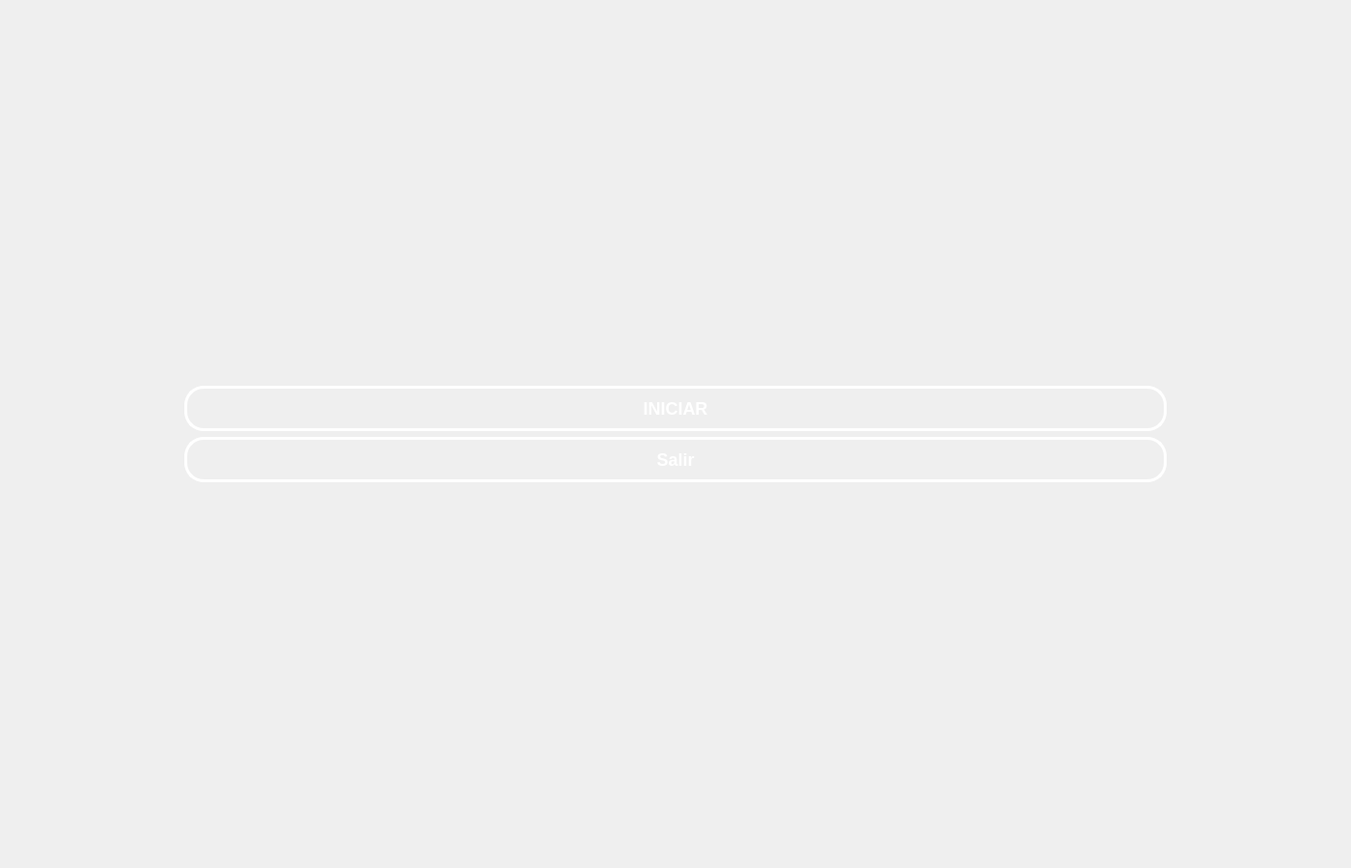
<?xml version="1.0" encoding="UTF-8"?>
<ui version="4.0">
 <class>PantallaInicio</class>
 <widget class="QWidget" name="PantallaInicio">
  <property name="geometry">
   <rect>
    <x>0</x>
    <y>0</y>
    <width>1400</width>
    <height>900</height>
   </rect>
  </property>
  <property name="windowTitle">
   <string>Form</string>
  </property>
  <layout class="QHBoxLayout" name="horizontalLayout">
   <item>
    <spacer name="verticalSpacer_5">
     <property name="orientation">
      <enum>Qt::Orientation::Vertical</enum>
     </property>
     <property name="sizeHint" stdset="0">
      <size>
       <width>20</width>
       <height>40</height>
      </size>
     </property>
    </spacer>
   </item>
   <item>
    <spacer name="verticalSpacer_9">
     <property name="orientation">
      <enum>Qt::Orientation::Vertical</enum>
     </property>
     <property name="sizeHint" stdset="0">
      <size>
       <width>20</width>
       <height>40</height>
      </size>
     </property>
    </spacer>
   </item>
   <item>
    <spacer name="verticalSpacer_4">
     <property name="orientation">
      <enum>Qt::Orientation::Vertical</enum>
     </property>
     <property name="sizeHint" stdset="0">
      <size>
       <width>20</width>
       <height>40</height>
      </size>
     </property>
    </spacer>
   </item>
   <item>
    <spacer name="verticalSpacer_13">
     <property name="orientation">
      <enum>Qt::Orientation::Vertical</enum>
     </property>
     <property name="sizeHint" stdset="0">
      <size>
       <width>20</width>
       <height>40</height>
      </size>
     </property>
    </spacer>
   </item>
   <item>
    <spacer name="verticalSpacer_19">
     <property name="orientation">
      <enum>Qt::Orientation::Vertical</enum>
     </property>
     <property name="sizeHint" stdset="0">
      <size>
       <width>20</width>
       <height>40</height>
      </size>
     </property>
    </spacer>
   </item>
   <item>
    <spacer name="verticalSpacer_21">
     <property name="orientation">
      <enum>Qt::Orientation::Vertical</enum>
     </property>
     <property name="sizeHint" stdset="0">
      <size>
       <width>20</width>
       <height>40</height>
      </size>
     </property>
    </spacer>
   </item>
   <item>
    <spacer name="verticalSpacer_12">
     <property name="orientation">
      <enum>Qt::Orientation::Vertical</enum>
     </property>
     <property name="sizeHint" stdset="0">
      <size>
       <width>20</width>
       <height>40</height>
      </size>
     </property>
    </spacer>
   </item>
   <item>
    <spacer name="verticalSpacer">
     <property name="orientation">
      <enum>Qt::Orientation::Vertical</enum>
     </property>
     <property name="sizeHint" stdset="0">
      <size>
       <width>20</width>
       <height>40</height>
      </size>
     </property>
    </spacer>
   </item>
   <item>
    <spacer name="verticalSpacer_3">
     <property name="orientation">
      <enum>Qt::Orientation::Vertical</enum>
     </property>
     <property name="sizeHint" stdset="0">
      <size>
       <width>20</width>
       <height>40</height>
      </size>
     </property>
    </spacer>
   </item>
   <item>
    <layout class="QVBoxLayout" name="verticalLayout">
     <item>
      <spacer name="verticalSpacer_15">
       <property name="orientation">
        <enum>Qt::Orientation::Vertical</enum>
       </property>
       <property name="sizeHint" stdset="0">
        <size>
         <width>20</width>
         <height>40</height>
        </size>
       </property>
      </spacer>
     </item>
     <item>
      <spacer name="verticalSpacer_16">
       <property name="orientation">
        <enum>Qt::Orientation::Vertical</enum>
       </property>
       <property name="sizeHint" stdset="0">
        <size>
         <width>20</width>
         <height>40</height>
        </size>
       </property>
      </spacer>
     </item>
     <item>
      <widget class="QPushButton" name="pushButton">
       <property name="styleSheet">
        <string notr="true">QPushButton {
    background-color: qlineargradient(spread:pad, x1:0, y1:0, x2:1, y2:1, 
                        stop:0 rgb(87, 227, 137), 
                        stop:1 rgba(155, 89, 182, 255));
    
    border: 3px solid white;
    border-radius: 20px;
    
    color: white;
    font-family: &quot;Arial Black&quot;, Gadget, sans-serif;
    font-size: 18px;
    font-weight: bold;
    text-transform: uppercase;
    
    padding: 10px 25px;
}


QPushButton:hover {
    background-color: qlineargradient(spread:pad, x1:0, y1:0, x2:1, y2:1, 
                        stop:0 rgba(41, 128, 185, 255), 
                        stop:1 rgba(142, 68, 173, 255));
    border-color: #f1c40f;
}


QPushButton:pressed {
    background-color: #2c3e50;
    padding-top: 12px;
    padding-left: 27px;
}</string>
       </property>
       <property name="text">
        <string>INICIAR</string>
       </property>
      </widget>
     </item>
     <item>
      <layout class="QVBoxLayout" name="verticalLayout_2"/>
     </item>
     <item>
      <widget class="QPushButton" name="pushButton_2">
       <property name="styleSheet">
        <string notr="true">QPushButton {
    background-color: qlineargradient(spread:pad, x1:0, y1:0, x2:1, y2:1, 
                        stop:0 rgb(246, 97, 81), 
                        stop:1 rgba(155, 89, 182, 255));
    
    border: 3px solid white;
    border-radius: 20px;
    
    color: white;
    font-family: &quot;Arial Black&quot;, Gadget, sans-serif;
    font-size: 18px;
    font-weight: bold;
    text-transform: uppercase;
    
    padding: 10px 25px;
}


QPushButton:hover {
    background-color: qlineargradient(spread:pad, x1:0, y1:0, x2:1, y2:1, 
                        stop:0 rgba(41, 128, 185, 255), 
                        stop:1 rgba(142, 68, 173, 255));
    border-color: #f1c40f;
}


QPushButton:pressed {
    background-color: #2c3e50;
    padding-top: 12px;
    padding-left: 27px;
}</string>
       </property>
       <property name="text">
        <string>Salir</string>
       </property>
      </widget>
     </item>
     <item>
      <spacer name="verticalSpacer_18">
       <property name="orientation">
        <enum>Qt::Orientation::Vertical</enum>
       </property>
       <property name="sizeHint" stdset="0">
        <size>
         <width>20</width>
         <height>40</height>
        </size>
       </property>
      </spacer>
     </item>
     <item>
      <spacer name="verticalSpacer_17">
       <property name="orientation">
        <enum>Qt::Orientation::Vertical</enum>
       </property>
       <property name="sizeHint" stdset="0">
        <size>
         <width>20</width>
         <height>40</height>
        </size>
       </property>
      </spacer>
     </item>
    </layout>
   </item>
   <item>
    <spacer name="verticalSpacer_14">
     <property name="orientation">
      <enum>Qt::Orientation::Vertical</enum>
     </property>
     <property name="sizeHint" stdset="0">
      <size>
       <width>20</width>
       <height>40</height>
      </size>
     </property>
    </spacer>
   </item>
   <item>
    <spacer name="verticalSpacer_8">
     <property name="orientation">
      <enum>Qt::Orientation::Vertical</enum>
     </property>
     <property name="sizeHint" stdset="0">
      <size>
       <width>20</width>
       <height>40</height>
      </size>
     </property>
    </spacer>
   </item>
   <item>
    <spacer name="verticalSpacer_22">
     <property name="orientation">
      <enum>Qt::Orientation::Vertical</enum>
     </property>
     <property name="sizeHint" stdset="0">
      <size>
       <width>20</width>
       <height>40</height>
      </size>
     </property>
    </spacer>
   </item>
   <item>
    <spacer name="verticalSpacer_11">
     <property name="orientation">
      <enum>Qt::Orientation::Vertical</enum>
     </property>
     <property name="sizeHint" stdset="0">
      <size>
       <width>20</width>
       <height>40</height>
      </size>
     </property>
    </spacer>
   </item>
   <item>
    <spacer name="verticalSpacer_7">
     <property name="orientation">
      <enum>Qt::Orientation::Vertical</enum>
     </property>
     <property name="sizeHint" stdset="0">
      <size>
       <width>20</width>
       <height>40</height>
      </size>
     </property>
    </spacer>
   </item>
   <item>
    <spacer name="verticalSpacer_20">
     <property name="orientation">
      <enum>Qt::Orientation::Vertical</enum>
     </property>
     <property name="sizeHint" stdset="0">
      <size>
       <width>20</width>
       <height>40</height>
      </size>
     </property>
    </spacer>
   </item>
   <item>
    <spacer name="verticalSpacer_10">
     <property name="orientation">
      <enum>Qt::Orientation::Vertical</enum>
     </property>
     <property name="sizeHint" stdset="0">
      <size>
       <width>20</width>
       <height>40</height>
      </size>
     </property>
    </spacer>
   </item>
   <item>
    <spacer name="verticalSpacer_6">
     <property name="orientation">
      <enum>Qt::Orientation::Vertical</enum>
     </property>
     <property name="sizeHint" stdset="0">
      <size>
       <width>20</width>
       <height>40</height>
      </size>
     </property>
    </spacer>
   </item>
   <item>
    <spacer name="verticalSpacer_2">
     <property name="orientation">
      <enum>Qt::Orientation::Vertical</enum>
     </property>
     <property name="sizeHint" stdset="0">
      <size>
       <width>20</width>
       <height>40</height>
      </size>
     </property>
    </spacer>
   </item>
  </layout>
 </widget>
 <resources/>
 <connections/>
</ui>
